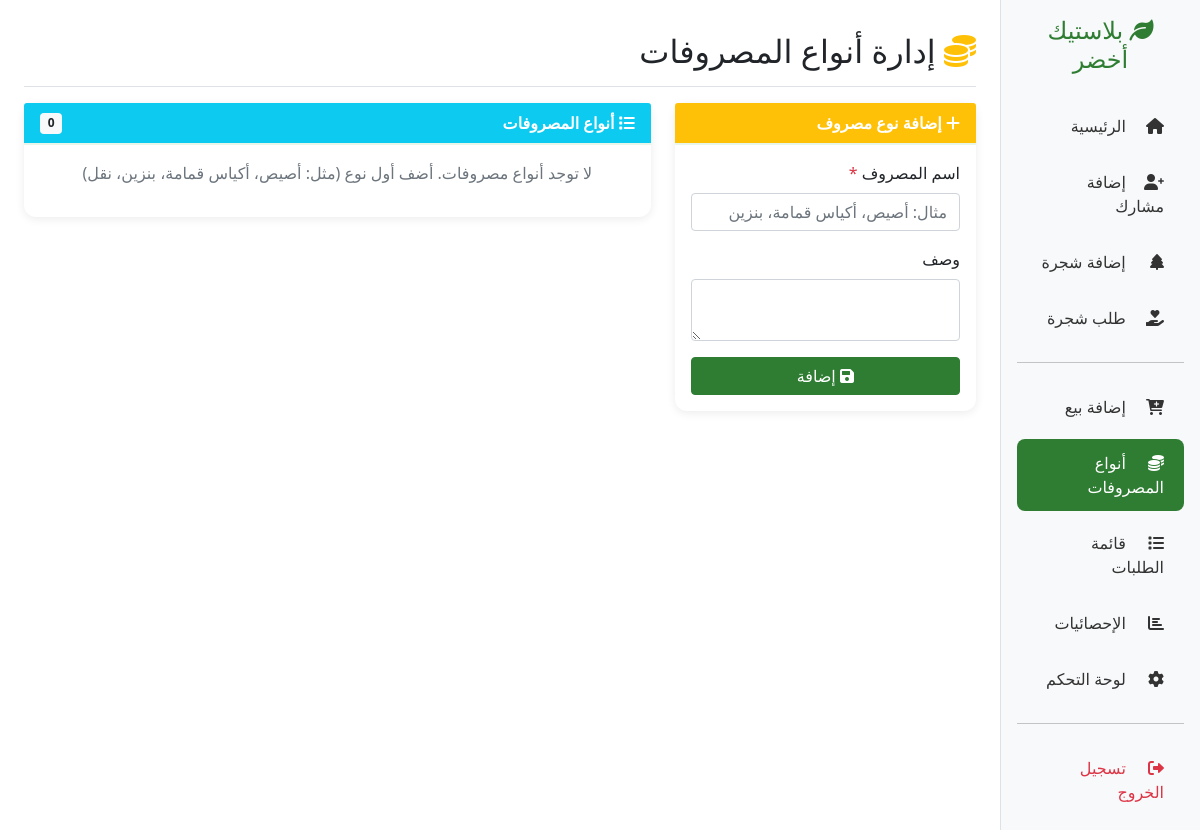
The app's page /expenses/categories/ (signed in), older data.
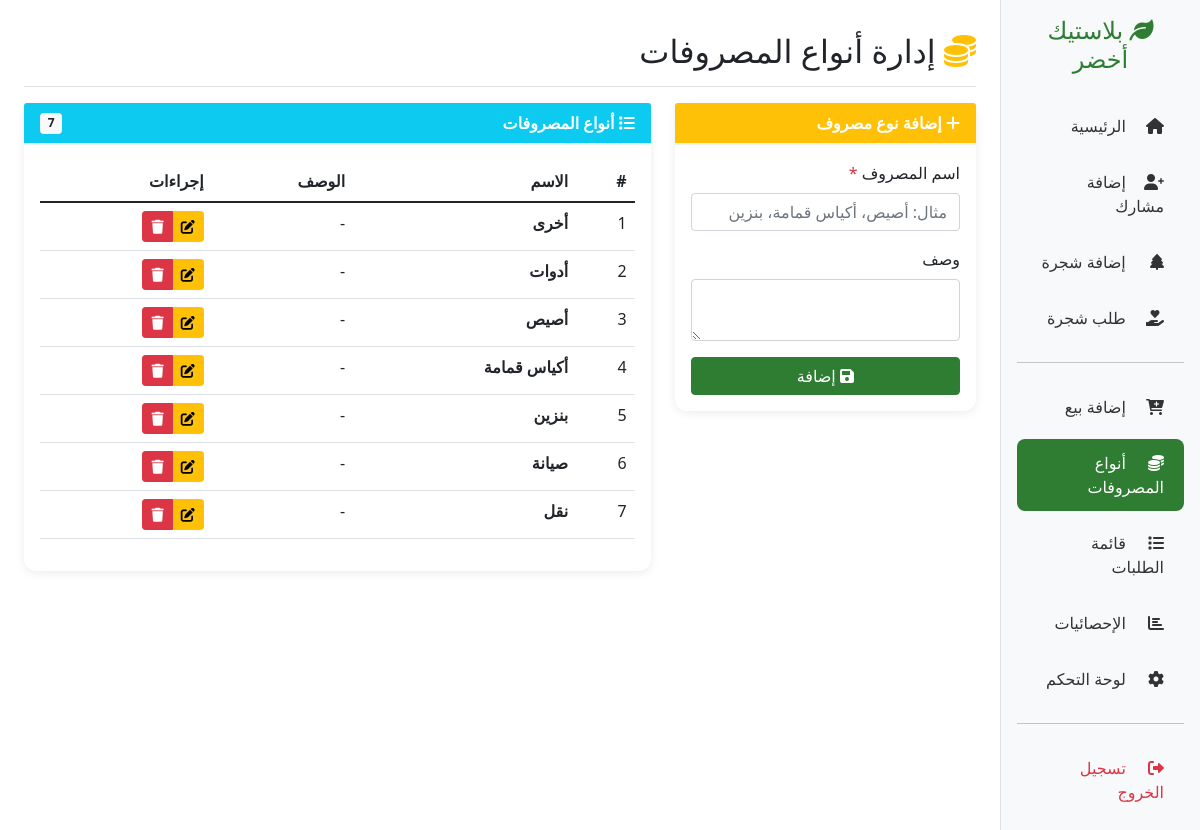
The same page, newer data.
### core/models.py (models this page shows, shortened)
class ExpenseCategory(models.Model):
    name = models.CharField(max_length=100, verbose_name="اسم المصروف", unique=True)
    description = models.TextField(blank=True, null=True, verbose_name="وصف")
    created_at = models.DateTimeField(auto_now_add=True)
    class Meta:
        verbose_name = "نوع مصروف"
        verbose_name_plural = "أنواع المصروفات"
        ordering = ['name']

### core/views.py (the view)
# urls.py: path('expenses/categories/', views.add_expense_category, name='expense_categories'),
@login_required
@user_passes_test(is_admin, login_url='/', redirect_field_name=None)
def add_expense_category(request):
    if request.method == 'POST':
        form = ExpenseCategoryForm(request.POST)
        if form.is_valid():
            cat = form.save()
            messages.success(request, f'تم إضافة نوع المصروف "{cat.name}" بنجاح!')
            return redirect('/expenses/categories/')
    else:
        form = ExpenseCategoryForm()
    return render(request, 'core/add_expense_category.html', {
        'form': form,
        'categories': ExpenseCategory.objects.all().order_by('name'),
    })

### core/forms.py
class ExpenseCategoryForm(forms.ModelForm):
    class Meta:
        model = ExpenseCategory
        fields = ['name', 'description']
        widgets = {
            'name': forms.TextInput(attrs={'class': 'form-control', 'placeholder': 'مثال: أصيص، أكياس قمامة، بنزين'}),
            'description': forms.Textarea(attrs={'class': 'form-control', 'rows': 2}),
        }

### core/views.py (called while the page is built)
def is_admin(user):
    return user.is_superuser or user.is_staff

### core/templates/core/add_expense_category.html (shortened to what this page needs)
{% extends 'core/base.html' %}
{% block content %}
<div class="d-flex justify-content-between flex-wrap flex-md-nowrap align-items-center pt-3 pb-2 mb-3 border-bottom">
    <h1 class="h2"><i class="fas fa-coins text-warning"></i> إدارة أنواع المصروفات</h1>
</div>
<div class="row">
    <div class="col-md-4">
        <div class="card">
            <div class="card-header bg-warning text-white">
                <i class="fas fa-{% if edit_mode %}edit{% else %}plus{% endif %}"></i>
                {% if edit_mode %}تعديل{% else %}إضافة نوع مصروف{% endif %}
            </div>
            <div class="card-body">
                <form method="post">
                    <div class="mb-3">
                        <label class="form-label">اسم المصروف <span class="text-danger">*</span></label>
                        {{ form.name }}
                    </div>
                    <div class="mb-3">
                        <label class="form-label">وصف</label>
                        {{ form.description }}
                    </div>
                    <div class="d-grid gap-2">
                        <button type="submit" class="btn btn-{% if edit_mode %}warning{% else %}success{% endif %}">
                            <i class="fas fa-save"></i> {% if edit_mode %}تحديث{% else %}إضافة{% endif %}
                        </button>
                    </div>
                </form>
            </div>
        </div>
    </div>
    <div class="col-md-8">
        <div class="card">
            <div class="card-header bg-info text-white d-flex justify-content-between align-items-center">
                <span><i class="fas fa-list"></i> أنواع المصروفات</span>
                <span class="badge bg-light text-dark">{{ categories.count }}</span>
            </div>
            <div class="card-body">
                {% if categories %}
                    <table class="table table-hover">
                        <thead><tr><th>#</th><th>الاسم</th><th>الوصف</th><th>إجراءات</th></tr></thead>
                        <tbody>
                            {% for c in categories %}
                            <tr>
                                <td>{{ forloop.counter }}</td>
                                <td><strong>{{ c.name }}</strong></td>
                                <td>{{ c.description|default:"-" }}</td>
                                <td>
                                    <div class="btn-group btn-group-sm">
                                        <a href="{% url 'core:edit_expense_category' c.pk %}" class="btn btn-warning"><i class="fas fa-edit"></i></a>
                                        <a href="{% url 'core:delete_expense_category' c.pk %}" class="btn btn-danger" onclick="return confirm('هل أنت متأكد؟')"><i class="fas fa-trash"></i></a>
                                    </div>
                                </td>
                            </tr>
                            {% endfor %}
                        </tbody>
                    </table>
                {% else %}
                    <p class="text-muted text-center">لا توجد أنواع مصروفات. أضف أول نوع (مثل: أصيص، أكياس قمامة، بنزين، نقل)</p>
                {% endif %}
            </div>
        </div>
    </div>
</div>
{% endblock %}

### core/templates/core/base.html (shortened to what this page needs)
<!DOCTYPE html>
<html dir="rtl" lang="ar">
<head>
    <link href="https://cdn.jsdelivr.net/npm/bootstrap@5.1.3/dist/css/bootstrap.rtl.min.css" rel="stylesheet">
    <link href="https://cdnjs.cloudflare.com/ajax/libs/font-awesome/6.0.0/css/all.min.css" rel="stylesheet">
    <link href="https://cdn.jsdelivr.net/npm/select2@4.1.0-rc.0/dist/css/select2.min.css" rel="stylesheet" />
</head>
<body>
    <div class="container-fluid">
        <div class="row">
            <div class="col-md-2 col-lg-2 d-md-block sidebar p-0">
                <div class="p-3">
                    <h4 class="text-center mb-4" style="color: #2e7d32;">
                        <i class="fas fa-leaf"></i> بلاستيك أخضر
                    </h4>
                    <nav class="nav flex-column">
                        <a class="nav-link {% if request.path == '/' %}active{% endif %}" href="{% url 'core:index' %}">
                            <i class="fas fa-home"></i> الرئيسية
                        </a>
                        <a class="nav-link {% if 'participant' in request.path %}active{% endif %}" href="{% url 'core:add_participant' %}">
                            <i class="fas fa-user-plus"></i> إضافة مشارك
                        </a>
                        <a class="nav-link {% if 'tree' in request.path and 'expenses' not in request.path %}active{% endif %}" href="{% url 'core:add_tree' %}">
                            <i class="fas fa-tree"></i> إضافة شجرة
                        </a>
                        <a class="nav-link {% if 'request/add' in request.path %}active{% endif %}" href="{% url 'core:add_tree_request' %}">
                            <i class="fas fa-hand-holding-heart"></i> طلب شجرة
                        </a>
                        {% if user.is_superuser or user.is_staff %}
                            <hr>
                            <a class="nav-link {% if 'sale' in request.path %}active{% endif %}" href="{% url 'core:add_sale' %}">
                                <i class="fas fa-cart-plus"></i> إضافة بيع
                            </a>
                            <a class="nav-link {% if 'expenses' in request.path %}active{% endif %}" href="{% url 'core:expense_categories' %}">
                                <i class="fas fa-coins"></i> أنواع المصروفات
                            </a>
                            <a class="nav-link {% if 'requests' in request.path and 'request/add' not in request.path %}active{% endif %}" href="{% url 'core:tree_requests_list' %}">
                                <i class="fas fa-list"></i> قائمة الطلبات
                            </a>
                            <a class="nav-link {% if 'statistics' in request.path %}active{% endif %}" href="{% url 'core:statistics' %}">
                                <i class="fas fa-chart-bar"></i> الإحصائيات
                            </a>
                            <a class="nav-link" href="/admin/">
                                <i class="fas fa-cog"></i> لوحة التحكم
                            </a>
                        {% endif %}
                        <hr>
                        <form action="{% url 'logout' %}" method="post" style="display:inline;">
                            <button type="submit" class="nav-link text-danger" style="background:none;border:none;cursor:pointer;width:100%;text-align:right;padding:12px 20px;">
                                <i class="fas fa-sign-out-alt"></i> تسجيل الخروج
                            </button>
                        </form>
                    </nav>
                </div>
            </div>
            <div class="col-md-10 col-lg-10 ms-sm-auto px-4 py-3">
                {% block content %}{% endblock %}
            </div>
        </div>
    </div>
</body>
</html>

### core/templates/core/base.html (style rules this page uses)
.sidebar { min-height: 100vh; background-color: #f8f9fa; border-left: 1px solid #dee2e6; }
.sidebar .nav-link { color: #333; padding: 12px 20px; border-radius: 8px; margin: 4px 0; transition: all 0.3s; }
.sidebar .nav-link.active { background-color: #2e7d32; color: white; }
.sidebar .nav-link i { width: 24px; margin-left: 10px; }
.card { border-radius: 12px; box-shadow: 0 2px 10px rgba(0,0,0,0.08); border: none; }
.card-header { background-color: white; border-bottom: 2px solid #e8f5e9; font-weight: bold; }
.btn-success { background-color: #2e7d32; border-color: #2e7d32; }

Row changes from the older to the newer data that the page shows:
added ExpenseCategory: name "أخرى", description "-"
added ExpenseCategory: name "أدوات", description "-"
added ExpenseCategory: name "أصيص", description "-"
added ExpenseCategory: name "أكياس قمامة", description "-"
added ExpenseCategory: name "بنزين", description "-"
added ExpenseCategory: name "صيانة", description "-"
added ExpenseCategory: name "نقل", description "-"
Text that changed along with them:
{{ categories.count }}: "0" → "7"
text no longer shown: "لا توجد أنواع مصروفات. أضف أول نوع (مثل: أصيص، أكياس قمامة، بنزين، نقل)"
text now shown: "# الاسم الوصف إجراءات"
